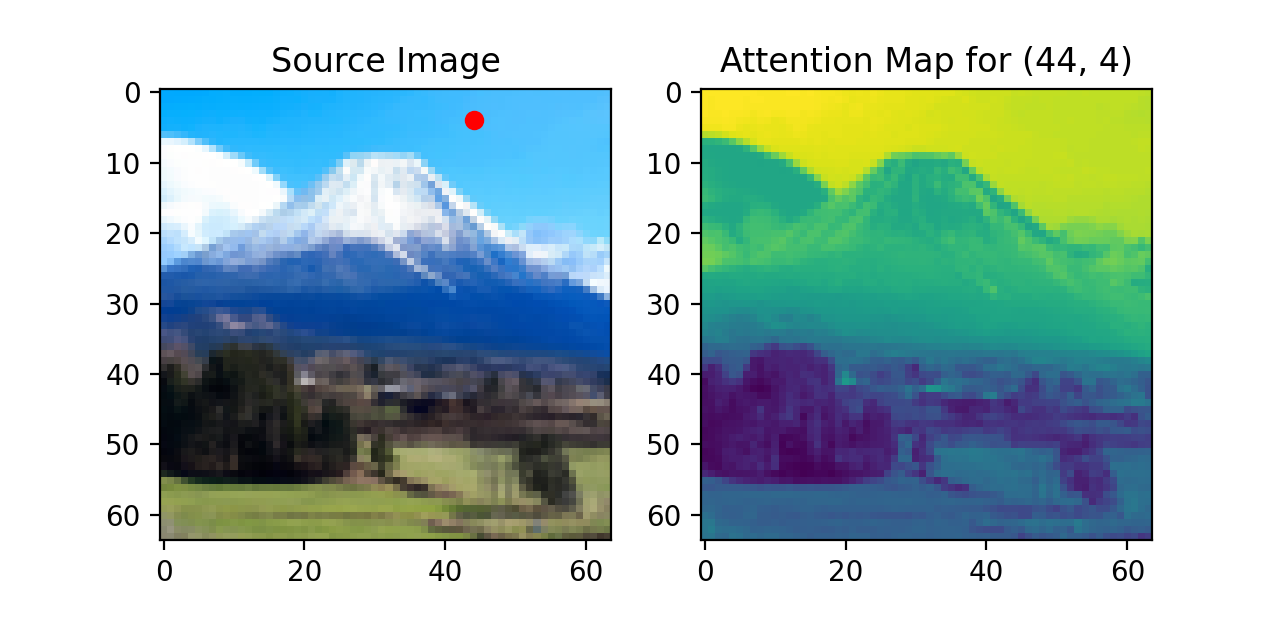

The script that drew this image:
import torch.nn as nn
import numpy as np
import torch
from dataloader import train_dataset
from PIL import Image

import matplotlib.pyplot as plt

img = Image.open('fuji.jpg')
img = img.resize((64, 64))
img_src: np.ndarray = np.array(img)

img = np.transpose(img_src, axes=(2, 0, 1)).reshape(3, -1) / 255
print(img.shape)

s = np.dot(img.T, img)
print(s.shape)

# softmax
exp = np.exp(s)
sum = np.sum(exp, axis=1)
b = exp / (sum)


o = np.dot(img, b.T)

i = 300
sample = b[i].reshape(64, 64)
print(np.max(sample))
fig = plt.figure(dpi=200)
ax1: plt.Axes = fig.add_subplot(1, 2, 1)
ax1.set_title('Source Image')
ax1.imshow(img_src)
ax1.scatter([i % 64], [i//64], color='red')
ax1 = fig.add_subplot(1, 2, 2)
ax1.set_title(f'Attention Map for ({i%64}, {i//64})')
ax1.imshow(sample)
plt.show()
exit(0)


print(o.shape)

y = img + 0.5 * o
img2 = y.reshape(3, 64, 64).transpose(1, 2, 0)

fig = plt.figure(dpi=200)
ax1 = fig.add_subplot(1, 2, 1)
ax1.imshow(img_src)
ax1 = fig.add_subplot(1, 2, 2)
ax1.imshow(img2)
plt.show()

# img = torch.tensor(img)
# print(img.shape)
# x = img.permute(2, 0, 1)
# x = img.view(x.shape[0], -1)

# s = torch.mm(x.T, x)
# softmax = nn.Softmax(dim=-2)
# b = softmax(s)
# plt.imshow(img)
# plt.show()
